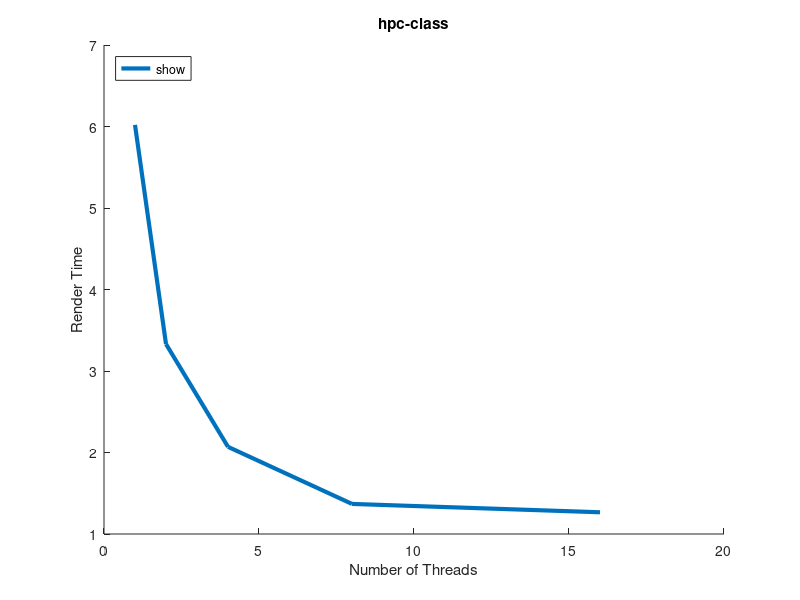

The MATLAB script that drew this image:
function static8
clear all;
close all;
hold on;

x = [1 2 4 8 16];

t0 = [ 6.019858 3.330946 2.069536 1.369063 1.266668 ];
plot(x, t0, 'LineWidth', 3, 'DisplayName', 'models/ironman.obj 3840x2160');

title('hpc-class');
xlabel('Number of Threads');
ylabel('Render Time');
legend('show', 'Location', 'NorthWest');
